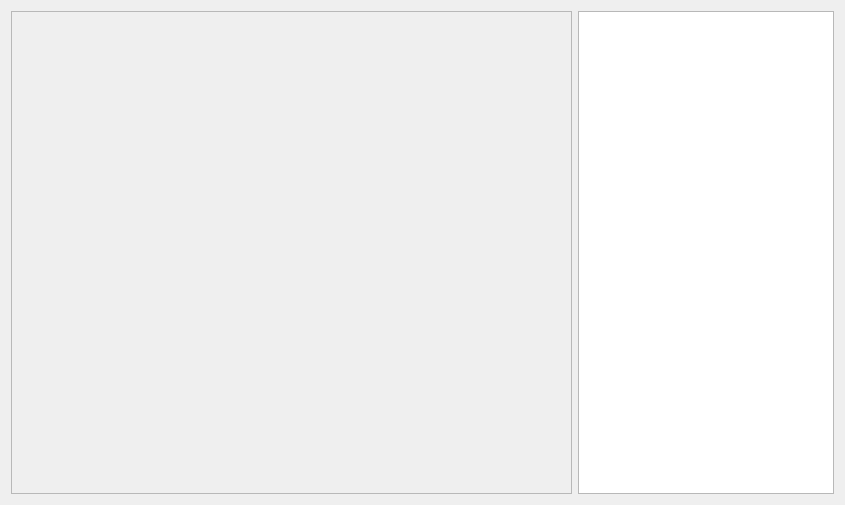
<?xml version="1.0" encoding="UTF-8"?>
<ui version="4.0">
 <class>TaskHierarchy</class>
 <widget class="QWidget" name="TaskHierarchy">
  <property name="geometry">
   <rect>
    <x>0</x>
    <y>0</y>
    <width>845</width>
    <height>505</height>
   </rect>
  </property>
  <property name="windowTitle">
   <string>Form</string>
  </property>
  <layout class="QHBoxLayout" name="horizontalLayout">
   <item>
    <widget class="QScrollArea" name="hierarchy_scroll">
     <property name="sizePolicy">
      <sizepolicy hsizetype="Expanding" vsizetype="Expanding">
       <horstretch>0</horstretch>
       <verstretch>0</verstretch>
      </sizepolicy>
     </property>
     <property name="widgetResizable">
      <bool>true</bool>
     </property>
     <widget class="QWidget" name="hierarchy">
      <property name="geometry">
       <rect>
        <x>0</x>
        <y>0</y>
        <width>563</width>
        <height>485</height>
       </rect>
      </property>
      <layout class="QVBoxLayout" name="verticalLayout_2"/>
     </widget>
    </widget>
   </item>
   <item>
    <widget class="QListWidget" name="tasks">
     <property name="sizePolicy">
      <sizepolicy hsizetype="Preferred" vsizetype="Expanding">
       <horstretch>0</horstretch>
       <verstretch>0</verstretch>
      </sizepolicy>
     </property>
     <property name="dragEnabled">
      <bool>true</bool>
     </property>
     <property name="dragDropOverwriteMode">
      <bool>false</bool>
     </property>
     <property name="dragDropMode">
      <enum>QAbstractItemView::DragOnly</enum>
     </property>
     <property name="viewMode">
      <enum>QListView::ListMode</enum>
     </property>
    </widget>
   </item>
  </layout>
 </widget>
 <resources/>
 <connections/>
</ui>
